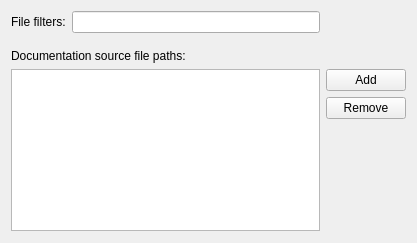
<ui version="4.0" >
 <class>PathPage</class>
 <widget class="QWidget" name="PathPage" >
  <property name="geometry" >
   <rect>
    <x>0</x>
    <y>0</y>
    <width>417</width>
    <height>243</height>
   </rect>
  </property>
  <property name="windowTitle" >
   <string>Form</string>
  </property>
  <layout class="QGridLayout" >
   <item row="0" column="0" >
    <widget class="QLabel" name="label_2" >
     <property name="sizePolicy" >
      <sizepolicy vsizetype="Preferred" hsizetype="Maximum" >
       <horstretch>0</horstretch>
       <verstretch>0</verstretch>
      </sizepolicy>
     </property>
     <property name="text" >
      <string>File filters:</string>
     </property>
    </widget>
   </item>
   <item row="0" column="1" colspan="2" >
    <widget class="QLineEdit" name="filterLineEdit" />
   </item>
   <item row="1" column="1" >
    <spacer>
     <property name="orientation" >
      <enum>Qt::Vertical</enum>
     </property>
     <property name="sizeType" >
      <enum>QSizePolicy::Fixed</enum>
     </property>
     <property name="sizeHint" >
      <size>
       <width>20</width>
       <height>10</height>
      </size>
     </property>
    </spacer>
   </item>
   <item row="2" column="0" colspan="3" >
    <widget class="QLabel" name="label" >
     <property name="text" >
      <string>Documentation source file paths:</string>
     </property>
    </widget>
   </item>
   <item rowspan="3" row="3" column="0" colspan="3" >
    <widget class="QListWidget" name="pathListWidget" />
   </item>
   <item row="3" column="3" >
    <widget class="QPushButton" name="addButton" >
     <property name="sizePolicy" >
      <sizepolicy vsizetype="Fixed" hsizetype="Maximum" >
       <horstretch>0</horstretch>
       <verstretch>0</verstretch>
      </sizepolicy>
     </property>
     <property name="text" >
      <string>Add</string>
     </property>
    </widget>
   </item>
   <item row="4" column="3" >
    <widget class="QPushButton" name="removeButton" >
     <property name="sizePolicy" >
      <sizepolicy vsizetype="Fixed" hsizetype="Maximum" >
       <horstretch>0</horstretch>
       <verstretch>0</verstretch>
      </sizepolicy>
     </property>
     <property name="text" >
      <string>Remove</string>
     </property>
    </widget>
   </item>
   <item row="5" column="3" >
    <spacer>
     <property name="orientation" >
      <enum>Qt::Vertical</enum>
     </property>
     <property name="sizeHint" >
      <size>
       <width>20</width>
       <height>51</height>
      </size>
     </property>
    </spacer>
   </item>
   <item row="6" column="2" >
    <spacer>
     <property name="orientation" >
      <enum>Qt::Vertical</enum>
     </property>
     <property name="sizeHint" >
      <size>
       <width>20</width>
       <height>31</height>
      </size>
     </property>
    </spacer>
   </item>
  </layout>
 </widget>
 <resources/>
 <connections/>
</ui>
